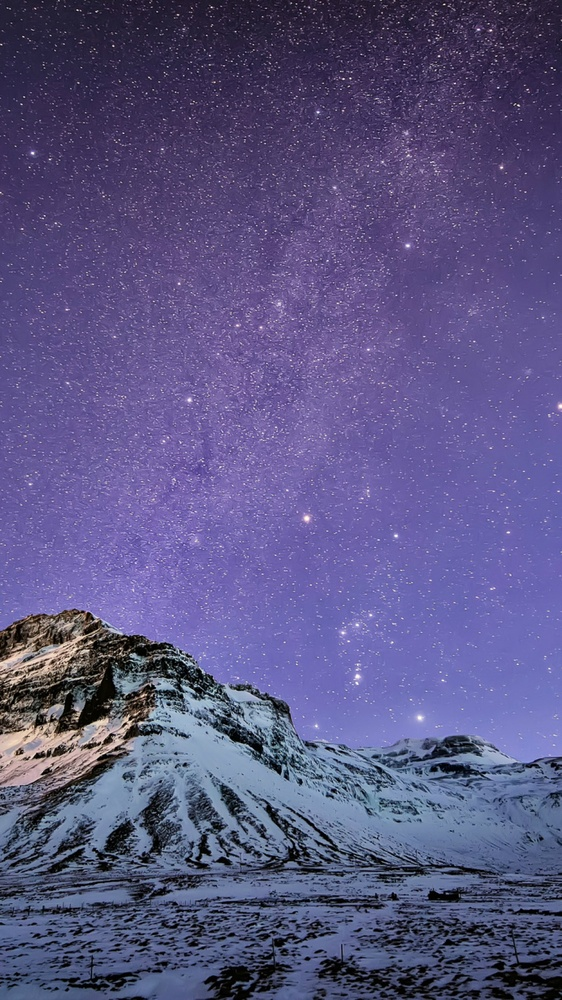
#> input picture raw_images/2.jpg, 562 x 1000 px, shrunk from 1080 x 1920 before the run
$ python binary_image.py
#> lines starting #> are read from the running program, lines starting #| are printed output that depends on the picture; after the words box and inside, x2 and y2 are one past the last pixel; in counts of white or black regions, pixels touching at a corner belong together
import cv2
import numpy as np


def get_binary_image(image_path, gray_image_path, binary_image_path):
#> called with image_path = 'raw_images/2.jpg', gray_image_path = 'processed_images/2_gray.jpg', binary_image_path = 'processed_images/2_binary.jpg'
    image = cv2.imread(image_path)
#> image is the input picture: shape (1000, 562, 3); mean B, G, R 131.1, 85.2, 90
    height, width, channels = image.shape
#> height = 1000; width = 562; channels = 3
    gray_image = cv2.cvtColor(image, cv2.COLOR_BGR2GRAY)
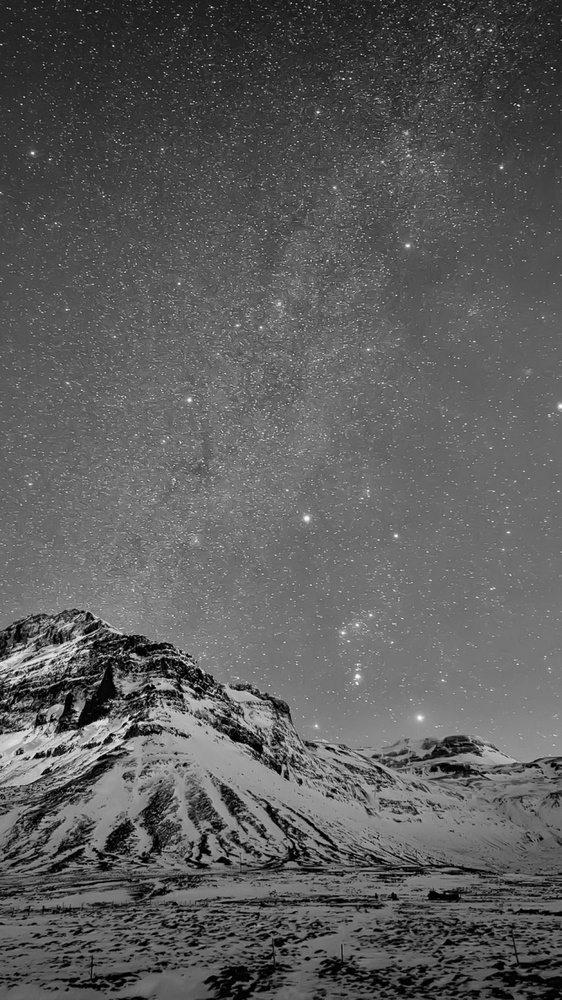
#> gray_image: shape (1000, 562); min 0, max 253, mean 91.9
    binary_image = np.zeros((height,width,1), np.uint8)
    cv2.imwrite(gray_image_path, gray_image)
    for i in range(0, height):
        for j in range(0,width):
            binary_image[i][j] = 0 if gray_image[i][j] <= 100 else 255
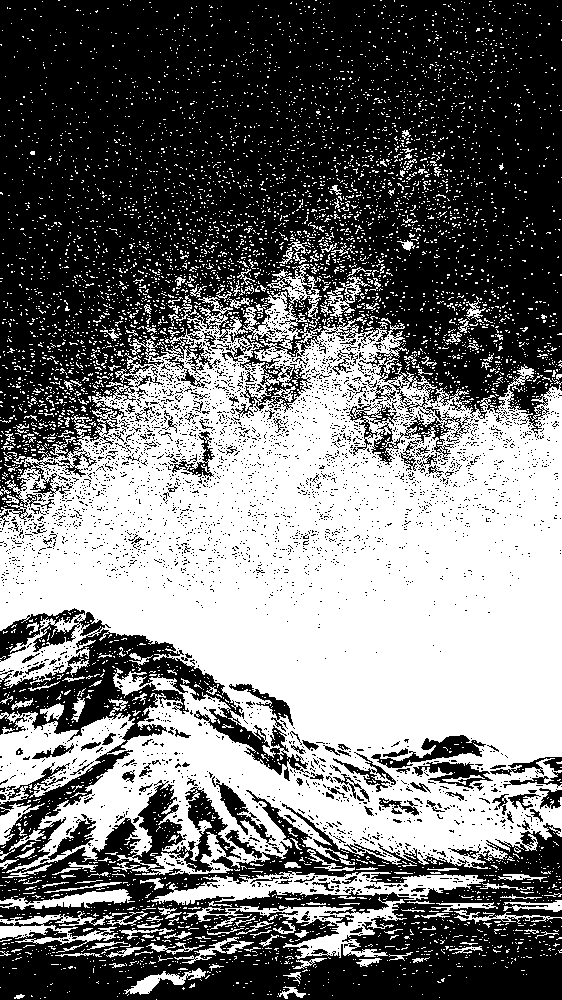
#> binary_image: shape (1000, 562, 1); 45.9% white; 5687 white regions (5485 under 20 px), largest, box (x1, y1, x2, y2) and area: (0, 291, 562, 875) 215947, (151, 871, 486, 905) 4854, (183, 897, 407, 959) 3265
    cv2.imwrite(binary_image_path, binary_image)
    cv2.imshow('binary_image',binary_image)
    cv2.waitKey(0)
    cv2.destroyAllWindows()


if __name__ == "__main__":
    image_path = 'raw_images/2.jpg'
    gray_image_path = 'processed_images/2_gray.jpg'
    binary_image_path = 'processed_images/2_binary.jpg'
    get_binary_image(image_path, gray_image_path, binary_image_path)

$ run again, with raw_images/dog.png saved as raw_images/2.jpg
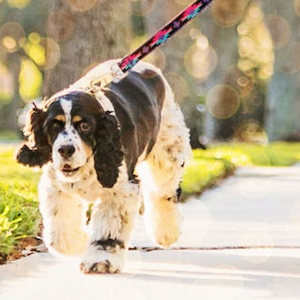
#> input picture raw_images/dog.png, 300 x 300 px
#> in get_binary_image, image is the input picture: shape (300, 300, 3); mean B, G, R 145.7, 174.2, 188.6
#> in get_binary_image, `gray_image = cv2.cvtColor(image, cv2.COLOR_BGR2GRAY)`:
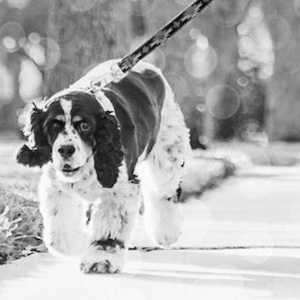
#> gray_image: shape (300, 300); min 0, max 255, mean 175.2
#> after the loop in get_binary_image, `for i in range(0, height):`:
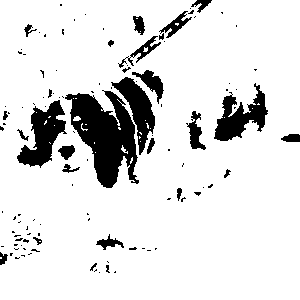
#> binary_image: shape (300, 300, 1); 87.6% white; 112 black regions (84 under 20 px), largest, box (x1, y1, x2, y2) and area: (65, 90, 139, 188) 3877, (17, 100, 67, 168) 1617, (214, 83, 268, 141) 1434
